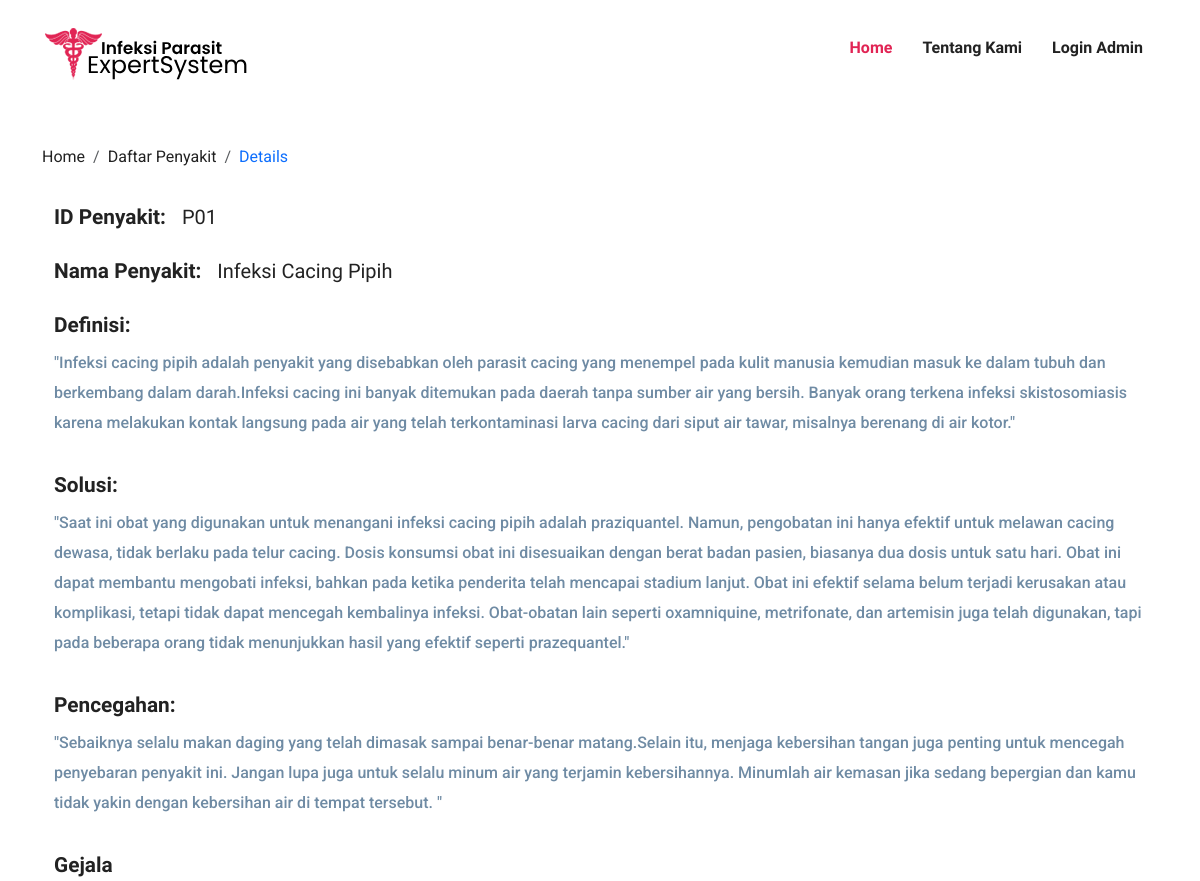
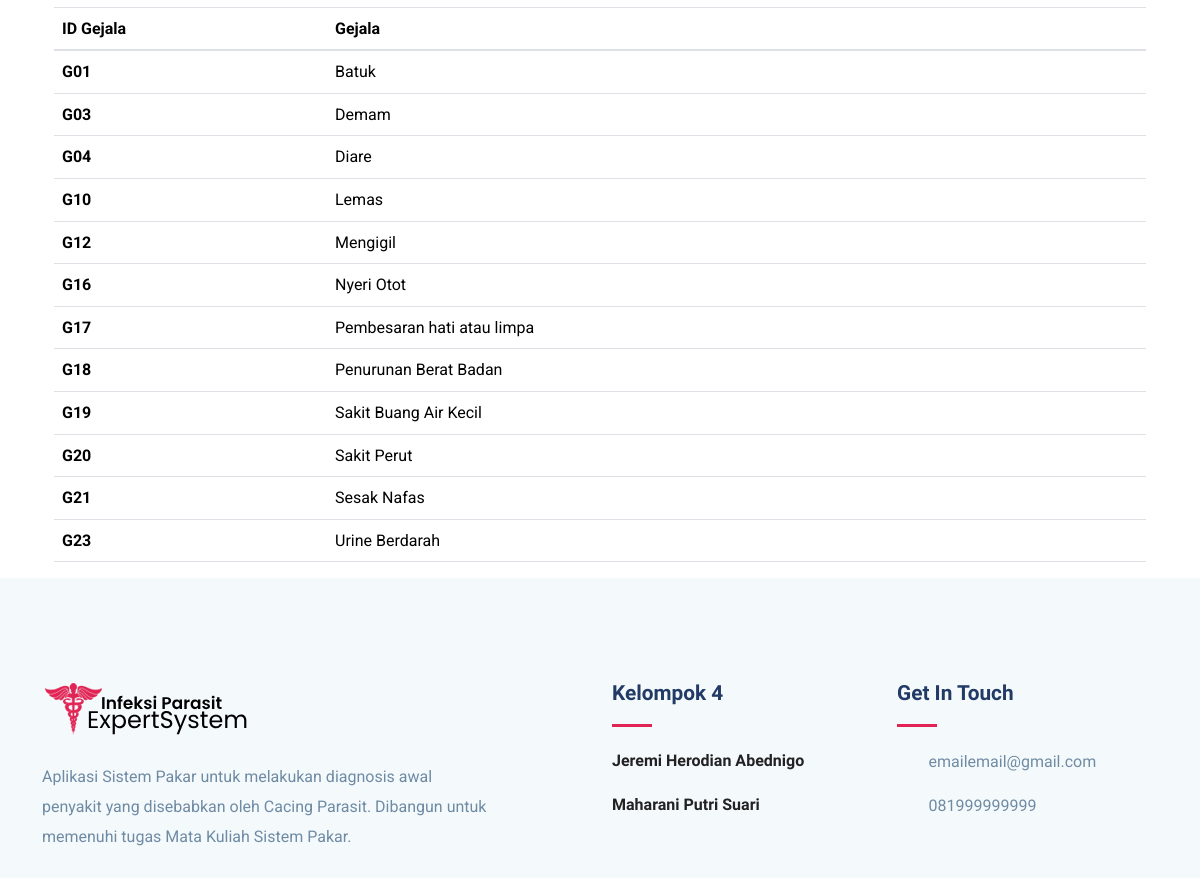
Page /details/?IdPenyakit=1 on the committed database (2 pictures, top to bottom).
### DomainPakar/models.py (models this page shows, shortened)
class Penyakit(models.Model):
    IDPenyakit = models.CharField(max_length=4, null=True, blank=True)
    NamaPenyakit = models.CharField(max_length=100, null=True, blank=True)
    Definisi = models.TextField(null=True, blank=True)
    Solusi = models.TextField(null=True, blank=True)
    Pencegahan = models.TextField(null=True, blank=True)
    GejalaPenyakit = models.ManyToManyField(Gejala, blank=True)

class Gejala(models.Model):
    IDGejala = models.CharField(max_length=4, null=True, blank=True)
    NamaGejala = models.CharField(max_length=100, null=True, blank=True)
    Pertanyaan = models.CharField(max_length=255, null=True, blank=True)
    SubPenjelasan = models.CharField(max_length=255, null=True, blank=True)

### DomainPakar/views.py (the view)
# urls.py: path('details/', PakarViews.detailsPenyakitView),
def detailsPenyakitView(request):
    userLogin = request.user.is_authenticated and request.user.is_superuser
    if request.method == 'GET':
        IDPenyakit = request.GET['IdPenyakit']
        if IDPenyakit is not None:
            penyakitObj = Penyakit.objects.get(pk=IDPenyakit)
        else:
            return redirect('/penyakit')
        contexts = {
            'login': userLogin,
            'PenyakitObj': penyakitObj,
            'Gejalas': penyakitObj.GejalaPenyakit.all()
        }
        return render(request=request, context=contexts, template_name='details.html')

### DomainPakar/templates/details.html
{% extends 'base.html' %}
{% block content %}
<div class="container">
     <nav class="mt-5" aria-label="breadcrumb">
          <ol class="breadcrumb">
               <li class="breadcrumb-item"><a href="/">Home</a></li>
               <li class="breadcrumb-item"><a href="/penyakit">Daftar Penyakit</a></li>
               <li class="breadcrumb-item text-primary" aria-current="page">Details</li>
          </ol>
     </nav>
     <div class="container pt-3">
          <div class="d-flex mb-3 align-items-center">
               <h4 class="me-3">ID Penyakit:</h4>
               <h5 class="fw-medium">{{ PenyakitObj.IDPenyakit }}</h5>
          </div>
          <div class="d-flex mb-3 align-items-center">
               <h4 class="me-3">Nama Penyakit:</h4>
               <h5 class="fw-medium">{{ PenyakitObj.NamaPenyakit }}</h5>
          </div>
          <div class="d-flex mb-3 flex-column">
               <h4 class="me-3">Definisi:</h4>
               <p class="fw-medium">{{ PenyakitObj.Definisi }}</p>
          </div>
          <div class="d-flex mb-3 flex-column">
               <h4 class="me-3">Solusi:</h4>
               <p class="fw-medium">{{ PenyakitObj.Solusi }}</p>
          </div>
          <div class="d-flex mb-3 flex-column">
               <h4 class="me-3">Pencegahan:</h4>
               <p class="fw-medium">{{ PenyakitObj.Pencegahan }}</p>
          </div>
          <h4>Gejala</h4>
          <table class="table">
               <thead>
                    <tr>
                         <th class="col-3" scope="col">ID Gejala</th>
                         <th class="col-9" scope="col">Gejala</th>
                    </tr>
               </thead>
               <tbody>
               {% for gejala in Gejalas %}
                   <tr>
                         <th scope="row">{{ gejala.IDGejala }}</th>
                         <td>{{ gejala.NamaGejala }}</td>
                    </tr>
               {% endfor %}
               </tbody>
          </table>
     </div>
</div>
{% endblock %}

### static/css/style.css (style rules this page uses)
html { overflow-x: hidden; }
body { line-height: 1.6; font-family: "Roboto", sans-serif; -webkit-font-smoothing: antialiased; font-size: 16px; color: #6F8BA4; font-weight: 400; overflow-x: hidden; }
h1, .h1, h2, .h2, h3, .h3, h4, .h4, h5, .h5, h6, .h6 { font-family: "Exo", sans-serif; font-weight: 700; color: #222; }
h4, .h4 { font-size: 1.3rem; line-height: 30px; }
h5, .h5 { font-size: 1.25rem; }
p { line-height: 30px; }
a { color: #222; text-decoration: none; transition: all 0.35s ease; }

### rows in the picture
Penyakit: IDPenyakit "P01", NamaPenyakit "Infeksi Cacing Pipih", Definisi "\"Infeksi cacing pipih adalah penyakit yang disebabkan oleh parasit cacing yang menempel pada kulit manusia kemudian masuk ke dalam tubuh dan berkembang dalam darah.Infeksi cacing ini banyak ditemukan pada daerah tanpa sumber air yang bersih. Banyak orang terkena infeksi skistosomiasis karena melakukan kontak langsung pada air yang telah terkontaminasi larva cacing dari siput air tawar, misalnya berenang di air kotor.\"", Solusi "\"Saat ini obat yang digunakan untuk menangani infeksi cacing pipih adalah praziquantel. Namun, pengobatan ini hanya efektif untuk melawan cacing dewasa, tidak berlaku pada telur cacing. Dosis konsumsi obat ini disesuaikan dengan berat badan pasien, biasanya dua dosis untuk satu hari. Obat ini dapat membantu mengobati infeksi, bahkan pada ketika penderita telah mencapai stadium lanjut. Obat ini efektif selama belum terjadi kerusakan atau komplikasi, tetapi tidak dapat mencegah kembalinya infeksi. Obat-obatan lain seperti oxamniquine, metrifonate, dan artemisin juga telah digunakan, tapi pada beberapa orang tidak menunjukkan hasil yang efektif seperti prazequantel.\"", Pencegahan "\"Sebaiknya selalu makan daging yang telah dimasak sampai benar-benar matang.Selain itu, menjaga kebersihan tangan juga penting untuk mencegah penyebaran penyakit ini. Jangan lupa juga untuk selalu minum air yang terjamin kebersihannya. Minumlah air kemasan jika sedang bepergian dan kamu tidak yakin dengan kebersihan air di tempat tersebut. \""
Gejala: IDGejala "G01", NamaGejala "Batuk"
Gejala: IDGejala "G03", NamaGejala "Demam"
Gejala: IDGejala "G04", NamaGejala "Diare"
Gejala: IDGejala "G10", NamaGejala "Lemas"
Gejala: IDGejala "G12", NamaGejala "Mengigil"
Gejala: IDGejala "G16", NamaGejala "Nyeri Otot"
Gejala: IDGejala "G17", NamaGejala "Pembesaran hati atau limpa"
Gejala: IDGejala "G18", NamaGejala "Penurunan Berat Badan"
Gejala: IDGejala "G19", NamaGejala "Sakit Buang Air Kecil"
Gejala: IDGejala "G20", NamaGejala "Sakit Perut"
Gejala: IDGejala "G21", NamaGejala "Sesak Nafas"
Gejala: IDGejala "G23", NamaGejala "Urine Berdarah"
